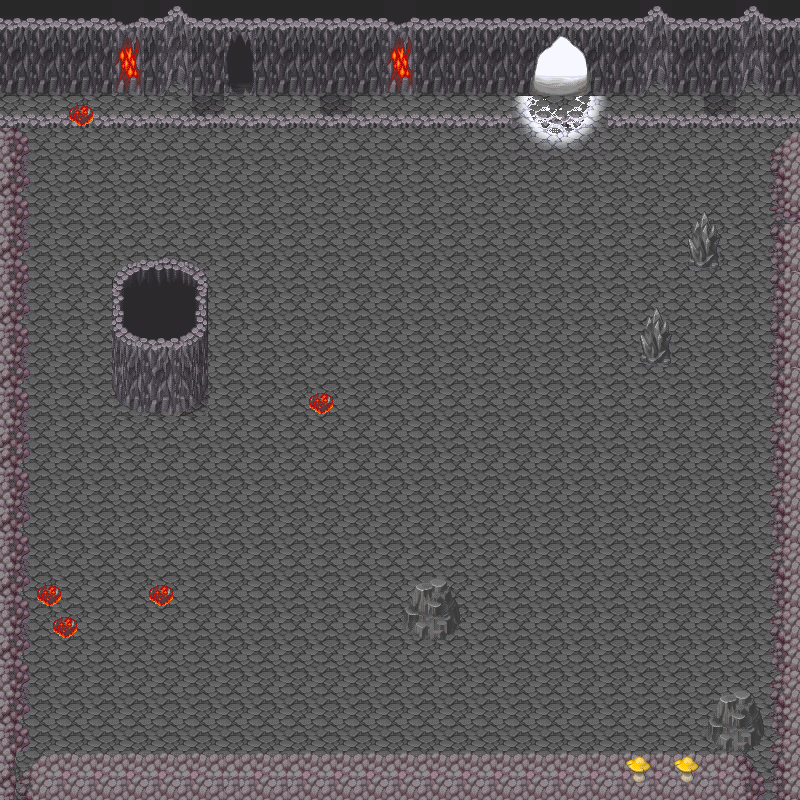

A 2D game scene composited from a Tiled map and its tileset images. What follows is a short description and the map's XML, with each tile layer's data collapsed to a summary:
An orthogonal 50x50 tile map with 16x16 px tiles, 3 tile layers (background, first, second), 2 tilesets and 22 objects (11x barrier, 4x semitransparent, entrance, semi-transparent).

<map version="1.0" orientation="orthogonal" width="50" height="50" tilewidth="16" tileheight="16">
 <properties>
  <property name="internal" value="1" />
  <property name="scene-type" value="field" />
  <property name="sound" value="sounds/dungeon.mp3" />
  <property name="tmx" value="maps/M104.tmx" />
 </properties>
 <tileset firstgid="1" name="underground" tilewidth="16" tileheight="16">
  <image source="underground.png" trans="ffffff" width="256" height="1056" />
 </tileset>
 <tileset firstgid="1057" name="barrier-mask4" tilewidth="16" tileheight="16">
  <image source="barrier-mask4.png" width="64" height="64" />
 </tileset>
 <layer name="background" width="50" height="50">
  <data>[2500 cells, 2500 non-empty, 7 distinct tile ids]</data>
 </layer>
 <layer name="first" width="50" height="50">
  <data>[2500 cells, 822 non-empty, 160 distinct tile ids]</data>
 </layer>
 <layer name="second" width="50" height="50">
  <data>[2500 cells, 76 non-empty, 56 distinct tile ids]</data>
 </layer>
 <objectgroup name="entrances" width="50" height="50">
  <object name="cave-1" type="entrance" x="528" y="64" width="64" height="32">
   <properties>
    <property name="ID" value="M101" />
    <property name="dest" value="forest-1-centre" />
   </properties>
  </object>
 </objectgroup>
 <objectgroup color="#0000ff" name="semi-transparents" width="50" height="50">
  <object type="semitransparent" x="112" y="256" width="96" height="96" />
  <object type="semi-transparent" x="400" y="576" width="64" height="32" />
  <object type="semitransparent" x="704" y="688" width="64" height="32" />
  <object type="semitransparent" x="640" y="304" width="32" height="48" />
  <object type="semitransparent" x="688" y="208" width="32" height="48" />
 </objectgroup>
 <objectgroup name="barriers" width="50" height="50">
  <object type="barrier" x="640" y="352" width="32" height="16">
   <properties>
    <property name="barrier-type" value="1" />
   </properties>
  </object>
  <object type="barrier" x="688" y="256" width="32" height="16">
   <properties>
    <property name="barrier-type" value="1" />
   </properties>
  </object>
  <object type="barrier" x="400" y="608" width="64" height="32">
   <properties>
    <property name="barrier-type" value="1" />
   </properties>
  </object>
  <object type="barrier" x="704" y="720" width="64" height="32">
   <properties>
    <property name="barrier-type" value="1" />
   </properties>
  </object>
  <object type="barrier" x="0" y="0" width="16" height="800">
   <properties>
    <property name="barrier-type" value="3" />
   </properties>
  </object>
  <object type="barrier" x="16" y="752" width="784" height="48">
   <properties>
    <property name="barrier-type" value="3" />
   </properties>
  </object>
  <object type="barrier" x="784" y="0" width="16" height="752">
   <properties>
    <property name="barrier-type" value="3" />
   </properties>
  </object>
  <object type="barrier" x="16" y="0" width="512" height="96">
   <properties>
    <property name="barrier-type" value="3" />
   </properties>
  </object>
  <object type="barrier" x="592" y="0" width="192" height="96">
   <properties>
    <property name="barrier-type" value="3" />
   </properties>
  </object>
  <object type="barrier" x="528" y="0" width="64" height="64">
   <properties>
    <property name="barrier-type" value="2" />
   </properties>
  </object>
  <object type="barrier" x="112" y="352" width="96" height="64">
   <properties>
    <property name="barrier-type" value="3" />
   </properties>
  </object>
 </objectgroup>
 <objectgroup name="objects" width="50" height="50">
  <object x="457" y="402">
   <properties>
    <property name="ID" value="E193" />
    <property name="flags" value="F115,F102,F106,F111,F116,F109,F110" />
   </properties>
  </object>
  <object x="534" y="508">
   <properties>
    <property name="ID" value="E194" />
    <property name="flags" value="F116,F101,F116,F104,F110,F103,F111" />
   </properties>
  </object>
  <object x="371" y="473">
   <properties>
    <property name="ID" value="E192" />
    <property name="flags" value="F115,F101,F108,F102,F105,F114,F110" />
   </properties>
  </object>
  <object x="588" y="468">
   <properties>
    <property name="ID" value="E194" />
    <property name="flags" value="F116,F108,F103,F102,F105,F116,F113" />
   </properties>
  </object>
  <object x="291" y="429">
   <properties>
    <property name="ID" value="E192" />
    <property name="flags" value="F115,F105,F103,F115,F116,F111,F114" />
   </properties>
  </object>
 </objectgroup>
</map>
